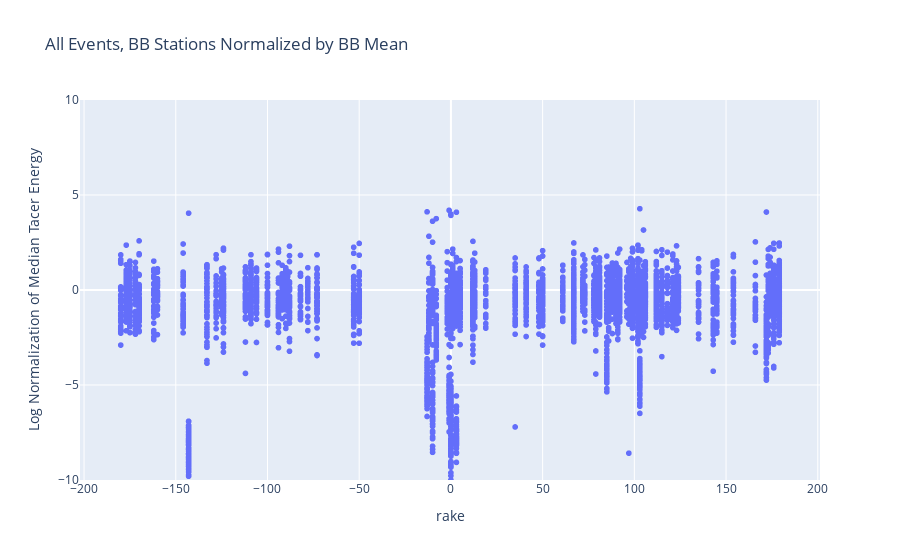

This figure's notebook cell:
### Code cell
rake = dfBBB['Event Rake'].tolist()
normalization = dfBBB['BB Normalization']


fig1 = px.scatter(x=rake, y=normalization, title='All Events, BB Stations Normalized by BB Mean', labels={"x":"rake", "y":"Log Normalization of Median Tacer Energy"})
fig1.update_yaxes(range = [-10,10])
fig1

### Figure 1 — Plotly figure (JSON) as saved in the notebook; plotly's stock layout.template omitted (floating-point values rounded to 4 significant figures; data arrays with more than 128 entries replaced by an {"elided": "..."} marker saying what was removed)
{"data": [{"hovertemplate": "rake=%{x}<br>Log Normalization of Median Tacer Energy=%{y}<extra></extra>", "legendgroup": "", "marker": {"color": "#636efa", "symbol": "circle"}, "mode": "markers", "name": "", "showlegend": false, "type": "scattergl", "x": {"elided": "5023 int values"}, "xaxis": "x", "y": {"elided": "5023 float values"}, "yaxis": "y"}], "layout": {"legend": {"tracegroupgap": 0}, "title": {"text": "All Events, BB Stations Normalized by BB Mean"}, "xaxis": {"anchor": "y", "domain": [0, 1], "title": {"text": "rake"}}, "yaxis": {"anchor": "x", "domain": [0, 1], "range": [-10, 10], "title": {"text": "Log Normalization of Median Tacer Energy"}}}}
